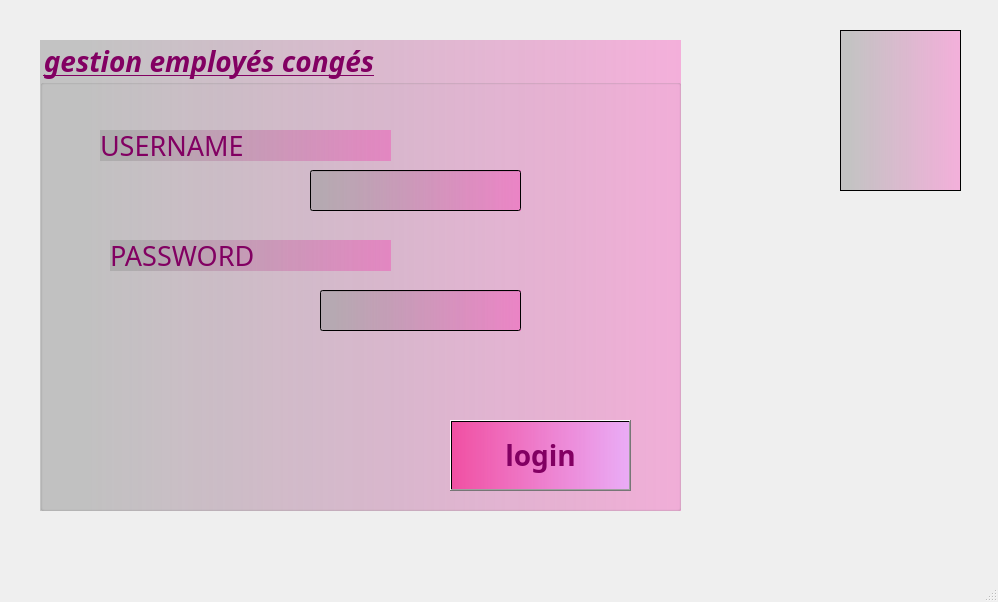
<?xml version="1.0" encoding="UTF-8"?>
<ui version="4.0">
 <class>MainWindow</class>
 <widget class="QMainWindow" name="MainWindow">
  <property name="geometry">
   <rect>
    <x>0</x>
    <y>0</y>
    <width>998</width>
    <height>602</height>
   </rect>
  </property>
  <property name="windowTitle">
   <string>MainWindow</string>
  </property>
  <widget class="QWidget" name="centralwidget">
   <widget class="QFrame" name="frame">
    <property name="geometry">
     <rect>
      <x>840</x>
      <y>30</y>
      <width>121</width>
      <height>161</height>
     </rect>
    </property>
    <property name="styleSheet">
     <string notr="true">background-color:qlineargradient(spread:pad, x1:0, y1:0, x2:1, y2:0, stop:0.0720339 rgba(153, 153, 153, 130), stop:1 rgba(255, 10, 164, 71))</string>
    </property>
    <property name="frameShape">
     <enum>QFrame::StyledPanel</enum>
    </property>
    <property name="frameShadow">
     <enum>QFrame::Raised</enum>
    </property>
   </widget>
   <widget class="QPushButton" name="sonoff">
    <property name="geometry">
     <rect>
      <x>880</x>
      <y>50</y>
      <width>51</width>
      <height>41</height>
     </rect>
    </property>
    <property name="text">
     <string/>
    </property>
    <property name="icon">
     <iconset>
      <normaloff>../imagesQT/sonof.png</normaloff>../imagesQT/sonof.png</iconset>
    </property>
    <property name="iconSize">
     <size>
      <width>50</width>
      <height>50</height>
     </size>
    </property>
    <property name="default">
     <bool>true</bool>
    </property>
    <property name="flat">
     <bool>true</bool>
    </property>
   </widget>
   <widget class="QPushButton" name="sonon">
    <property name="geometry">
     <rect>
      <x>870</x>
      <y>110</y>
      <width>71</width>
      <height>61</height>
     </rect>
    </property>
    <property name="text">
     <string/>
    </property>
    <property name="icon">
     <iconset>
      <normaloff>../imagesQT/sonon.png</normaloff>../imagesQT/sonon.png</iconset>
    </property>
    <property name="iconSize">
     <size>
      <width>50</width>
      <height>50</height>
     </size>
    </property>
    <property name="autoDefault">
     <bool>true</bool>
    </property>
    <property name="default">
     <bool>true</bool>
    </property>
    <property name="flat">
     <bool>true</bool>
    </property>
   </widget>
   <widget class="QLabel" name="label_4">
    <property name="geometry">
     <rect>
      <x>-40</x>
      <y>-170</y>
      <width>1841</width>
      <height>791</height>
     </rect>
    </property>
    <property name="text">
     <string/>
    </property>
    <property name="pixmap">
     <pixmap>../pink-cupcake-wallpaper-mural.jpg</pixmap>
    </property>
   </widget>
   <widget class="QGroupBox" name="groupBox_2">
    <property name="enabled">
     <bool>true</bool>
    </property>
    <property name="geometry">
     <rect>
      <x>40</x>
      <y>40</y>
      <width>641</width>
      <height>471</height>
     </rect>
    </property>
    <property name="font">
     <font>
      <family>Lucida Calligraphy</family>
      <pointsize>21</pointsize>
      <weight>75</weight>
      <italic>true</italic>
      <bold>true</bold>
      <underline>true</underline>
     </font>
    </property>
    <property name="autoFillBackground">
     <bool>false</bool>
    </property>
    <property name="styleSheet">
     <string notr="true">
color: rgb(130, 0, 98);
background-color:qlineargradient(spread:pad, x1:0, y1:0, x2:1, y2:0, stop:0.0720339 rgba(153, 153, 153, 130), stop:1 rgba(255, 10, 164, 71))</string>
    </property>
    <property name="title">
     <string>gestion employés congés</string>
    </property>
    <property name="flat">
     <bool>false</bool>
    </property>
    <property name="checkable">
     <bool>false</bool>
    </property>
    <widget class="QLabel" name="label_17">
     <property name="geometry">
      <rect>
       <x>60</x>
       <y>90</y>
       <width>291</width>
       <height>31</height>
      </rect>
     </property>
     <property name="font">
      <font>
       <family>Lucida Calligraphy</family>
       <pointsize>20</pointsize>
      </font>
     </property>
     <property name="autoFillBackground">
      <bool>false</bool>
     </property>
     <property name="text">
      <string>USERNAME</string>
     </property>
    </widget>
    <widget class="QLabel" name="label_20">
     <property name="geometry">
      <rect>
       <x>70</x>
       <y>200</y>
       <width>281</width>
       <height>31</height>
      </rect>
     </property>
     <property name="font">
      <font>
       <family>Lucida Calligraphy</family>
       <pointsize>20</pointsize>
      </font>
     </property>
     <property name="text">
      <string>PASSWORD</string>
     </property>
    </widget>
    <widget class="QLineEdit" name="username">
     <property name="geometry">
      <rect>
       <x>270</x>
       <y>130</y>
       <width>211</width>
       <height>41</height>
      </rect>
     </property>
    </widget>
    <widget class="QLineEdit" name="password">
     <property name="geometry">
      <rect>
       <x>280</x>
       <y>250</y>
       <width>201</width>
       <height>41</height>
      </rect>
     </property>
     <property name="styleSheet">
      <string notr="true"/>
     </property>
    </widget>
    <widget class="QPushButton" name="login">
     <property name="geometry">
      <rect>
       <x>410</x>
       <y>380</y>
       <width>181</width>
       <height>71</height>
      </rect>
     </property>
     <property name="font">
      <font>
       <family>Lucida Calligraphy</family>
       <pointsize>21</pointsize>
       <weight>75</weight>
       <bold>true</bold>
      </font>
     </property>
     <property name="styleSheet">
      <string notr="true">background-color: qlineargradient(spread:pad, x1:0, y1:0, x2:1, y2:0, stop:0 rgba(255, 0, 127, 142), stop:0.991525 rgba(233, 170, 255, 195));
color: rgb(130, 0, 98);</string>
     </property>
     <property name="text">
      <string>login</string>
     </property>
    </widget>
   </widget>
   <zorder>label_4</zorder>
   <zorder>frame</zorder>
   <zorder>sonoff</zorder>
   <zorder>sonon</zorder>
   <zorder>groupBox_2</zorder>
  </widget>
  <widget class="QMenuBar" name="menubar">
   <property name="geometry">
    <rect>
     <x>0</x>
     <y>0</y>
     <width>998</width>
     <height>26</height>
    </rect>
   </property>
  </widget>
  <widget class="QStatusBar" name="statusbar"/>
 </widget>
 <resources/>
 <connections/>
</ui>
